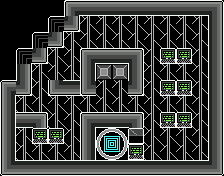

Tiled map render using the project's own tile images. Description and the whole map definition, tile-layer contents included, below:
An orthogonal 14x11 tile map with 16x16 px tiles, 2 tile layers (Events, Ground).

<map version="1.2" tiledversion="1.2.1" orientation="orthogonal" renderorder="right-down" width="14" height="11" tilewidth="16" tileheight="16" infinite="0" nextlayerid="4" nextobjectid="1">
 <tileset firstgid="1" name="PhageCity" tilewidth="16" tileheight="16" tilecount="120" columns="8">
  <image source="PhageCity.png" width="128" height="240" />
  <tile id="1">
   <properties>
    <property name="Event" value="Hack" />
   </properties>
  </tile>
  <tile id="2">
   <properties>
    <property name="Event" value="Door" />
   </properties>
  </tile>
  <tile id="7">
   <properties>
    <property name="Event" value="Collide" />
   </properties>
  </tile>
  <tile id="13">
   <properties>
    <property name="Event" value="Lift" />
   </properties>
  </tile>
  <tile id="16">
   <properties>
    <property name="Event" value="Botfield" />
   </properties>
  </tile>
  <tile id="24">
   <properties>
    <property name="Event" value="Sequ" />
   </properties>
  </tile>
  <tile id="25">
   <properties>
    <property name="Event" value="Brute" />
   </properties>
  </tile>
  <tile id="26">
   <properties>
    <property name="Event" value="Robo" />
   </properties>
  </tile>
  <tile id="32">
   <properties>
    <property name="Event" value="Drone" />
   </properties>
  </tile>
 </tileset>
 <layer id="3" name="Events" width="14" height="11">
  <properties>
   <property name="visible" type="bool" value="false" />
  </properties>
  <data encoding="csv">
0,0,0,0,8,8,8,8,8,8,8,8,8,0,
0,0,0,0,8,0,0,0,0,0,0,0,0,8,
0,0,0,8,0,0,0,0,0,0,0,0,0,8,
0,0,8,0,0,8,8,8,8,0,8,8,0,8,
0,8,0,0,0,8,14,14,8,0,0,0,0,8,
0,8,0,8,8,8,3,3,8,0,8,8,0,8,
8,0,0,0,0,0,0,0,0,0,0,0,0,8,
0,8,8,0,0,8,8,8,8,33,8,8,0,8,
8,0,8,8,0,8,17,0,8,0,0,0,0,8,
8,0,26,0,0,8,0,0,8,27,0,0,0,8,
0,8,8,8,8,0,0,0,0,8,8,8,8,0
</data>
 </layer>
 <layer id="1" name="Ground" width="14" height="11">
  <data encoding="csv">
0,0,0,0,30,31,31,31,31,31,31,31,31,32,
0,0,0,5,48,28,28,28,28,28,28,28,28,40,
0,0,5,48,28,28,28,28,28,28,28,28,28,40,
0,5,48,28,28,30,31,31,32,28,1,1,28,40,
0,40,28,28,28,38,29,29,40,28,28,28,28,40,
30,48,28,46,47,46,28,28,48,28,1,1,28,40,
38,28,28,28,28,28,28,28,28,28,28,28,28,40,
38,31,32,28,28,30,31,31,32,28,1,1,28,40,
38,28,1,1,28,38,17,18,8,28,28,28,28,40,
38,28,28,28,28,38,19,20,1,28,28,28,28,40,
46,47,47,47,47,47,47,47,47,47,47,47,47,48
</data>
 </layer>
</map>